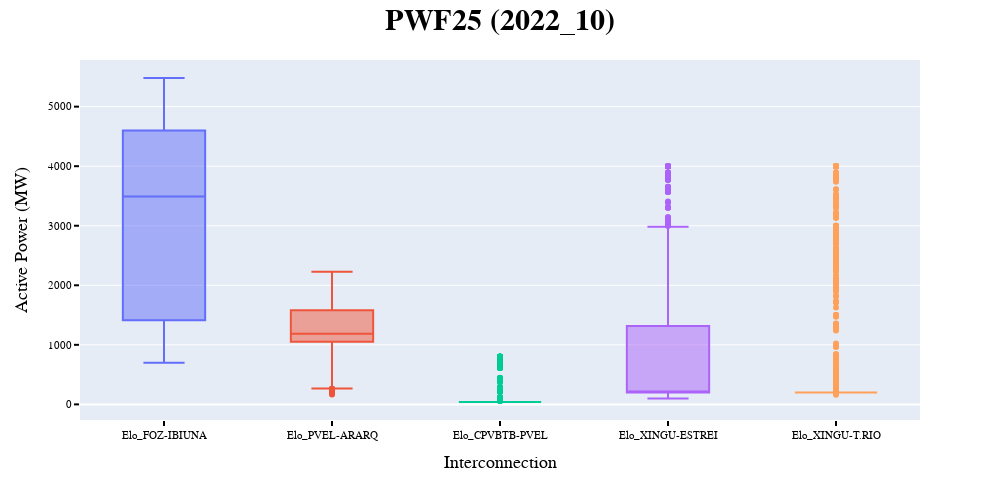

The notebook cell saved with this chart:
### Code cell
box_plot(pwf25_hm, "P(MW)", "PWF25", "2022_10")

### Figure 1 — Plotly figure (JSON) as saved in the notebook; plotly's stock layout.template omitted (floating-point values rounded to 4 significant figures; data arrays with more than 128 entries replaced by an {"elided": "..."} marker saying what was removed)
{"data": [{"alignmentgroup": "True", "hovertemplate": "Nome Elo=%{x}<br>P(MW)=%{y}<extra></extra>", "legendgroup": "Elo_FOZ-IBIUNA", "marker": {"color": "#636efa"}, "name": "Elo_FOZ-IBIUNA", "notched": false, "offsetgroup": "Elo_FOZ-IBIUNA", "orientation": "v", "showlegend": true, "type": "box", "x": {"elided": "1344 str values"}, "x0": " ", "xaxis": "x", "y": {"elided": "1344 float values"}, "y0": " ", "yaxis": "y"}, {"alignmentgroup": "True", "hovertemplate": "Nome Elo=%{x}<br>P(MW)=%{y}<extra></extra>", "legendgroup": "Elo_PVEL-ARARQ", "marker": {"color": "#EF553B"}, "name": "Elo_PVEL-ARARQ", "notched": false, "offsetgroup": "Elo_PVEL-ARARQ", "orientation": "v", "showlegend": true, "type": "box", "x": {"elided": "1344 str values"}, "x0": " ", "xaxis": "x", "y": {"elided": "1344 int values"}, "y0": " ", "yaxis": "y"}, {"alignmentgroup": "True", "hovertemplate": "Nome Elo=%{x}<br>P(MW)=%{y}<extra></extra>", "legendgroup": "Elo_CPVBTB-PVEL", "marker": {"color": "#00cc96"}, "name": "Elo_CPVBTB-PVEL", "notched": false, "offsetgroup": "Elo_CPVBTB-PVEL", "orientation": "v", "showlegend": true, "type": "box", "x": {"elided": "1344 str values"}, "x0": " ", "xaxis": "x", "y": {"elided": "1344 int values"}, "y0": " ", "yaxis": "y"}, {"alignmentgroup": "True", "hovertemplate": "Nome Elo=%{x}<br>P(MW)=%{y}<extra></extra>", "legendgroup": "Elo_XINGU-ESTREI", "marker": {"color": "#ab63fa"}, "name": "Elo_XINGU-ESTREI", "notched": false, "offsetgroup": "Elo_XINGU-ESTREI", "orientation": "v", "showlegend": true, "type": "box", "x": {"elided": "1344 str values"}, "x0": " ", "xaxis": "x", "y": {"elided": "1344 float values"}, "y0": " ", "yaxis": "y"}, {"alignmentgroup": "True", "hovertemplate": "Nome Elo=%{x}<br>P(MW)=%{y}<extra></extra>", "legendgroup": "Elo_XINGU-T.RIO", "marker": {"color": "#FFA15A"}, "name": "Elo_XINGU-T.RIO", "notched": false, "offsetgroup": "Elo_XINGU-T.RIO", "orientation": "v", "showlegend": true, "type": "box", "x": {"elided": "1344 str values"}, "x0": " ", "xaxis": "x", "y": {"elided": "1344 float values"}, "y0": " ", "yaxis": "y"}], "layout": {"autosize": false, "boxmode": "overlay", "font": {"color": "black", "family": "Courier"}, "height": 500, "legend": {"title": {"text": "Nome Elo"}, "tracegroupgap": 0}, "margin": {"t": 60}, "showlegend": false, "title": {"font": {"size": 30}, "text": "<b>PWF25 (2022_10)</b>", "x": 0.5, "yref": "paper"}, "width": 1000, "xaxis": {"anchor": "y", "categoryarray": ["Elo_FOZ-IBIUNA", "Elo_PVEL-ARARQ", "Elo_CPVBTB-PVEL", "Elo_XINGU-ESTREI", "Elo_XINGU-T.RIO"], "categoryorder": "array", "domain": [0, 1], "tickcolor": "black", "tickfont": {"family": "Arial Black", "size": 11}, "ticklen": 5, "ticks": "outside", "tickwidth": 2, "title": {"font": {"size": 18}, "text": "Interconnection"}}, "yaxis": {"anchor": "x", "domain": [0, 1], "tickcolor": "black", "tickfont": {"family": "Arial Black", "size": 11}, "ticklen": 5, "ticks": "outside", "tickwidth": 2, "title": {"font": {"size": 18}, "text": "Active Power (MW)"}}}}
